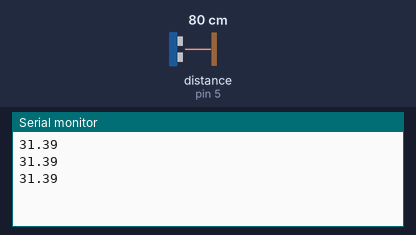
The sketch below on a simulated Arduino Uno, built with avr-gcc and run on an emulated ATmega328P. Parts: the last lines printed to the serial monitor. Wiring (inferred from the names in the program): ultrasonic range finder: trigger pin 4; echo pin 5. Inputs (shaded band) come from the test bench; at power-on: distance to the obstacle (sensor on pin 5) 80 cm. The echo pulse lasts 58.3 µs per cm.

Above: at 1.3 s.
1.4 s: distance to the obstacle (sensor on pin 5) set to 2 cm
At 1.83 s:
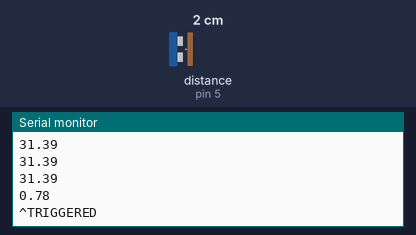
3.5 s: distance to the obstacle (sensor on pin 5) set to 4 cm
At 3.84 s:
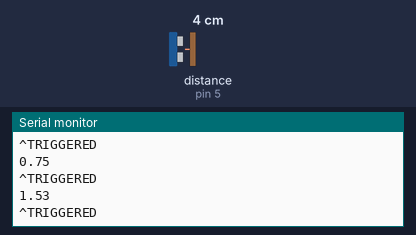
Timing chart, 0 to 6.5 s (numbered marks = the images above; inputs shaded):
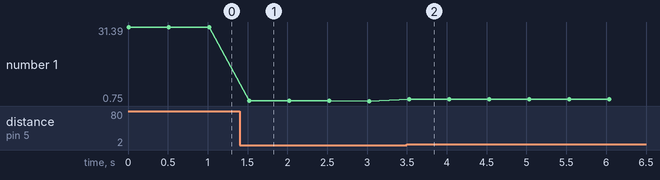

Measured:
- after the input at 1.4 s, the serial monitor: prints a new line after 0.12 s (image 1)
- after the input at 3.5 s, the serial monitor: prints a new line at once (image 2)
- plotted number 1: 31.39 → 0.75 after the input at 1.4 s, 0.75 → 1.53 after the input at 3.5 s

The sketch:

Tripwire.ino
```cpp
//Ultrasonic
int trigPin = 4; //Send
int echoPin = 5; //Receive
const double C_DIGIT = 148.571428; //Conversion digit

//Wire
const int D_DIGIT = 7;

void setup() {
  // put your setup code here, to run once:
  Serial.begin(9600);
  pinMode(trigPin, OUTPUT);
  pinMode(echoPin, INPUT);

}

void loop() {
  //Check the tripwire
  double dist = getInches();
  Serial.println(dist);
  if (D_DIGIT-dist < 2) {
    //Keep waiting
  } else {
    //Make them regret being born
    Serial.println("^TRIGGERED");
  }
  delay(500);
}

double getInches() {
  //Ping sensor
  digitalWrite(trigPin, HIGH);
  delay(1);
  digitalWrite(trigPin, LOW);

  //Waiting for response
  while (digitalRead(echoPin) != HIGH);

  double startTime = micros();
  while (digitalRead(echoPin) != LOW);
  double endTime = micros();
  double pingTime = endTime-startTime;
  return pingTime/C_DIGIT;
}
```
